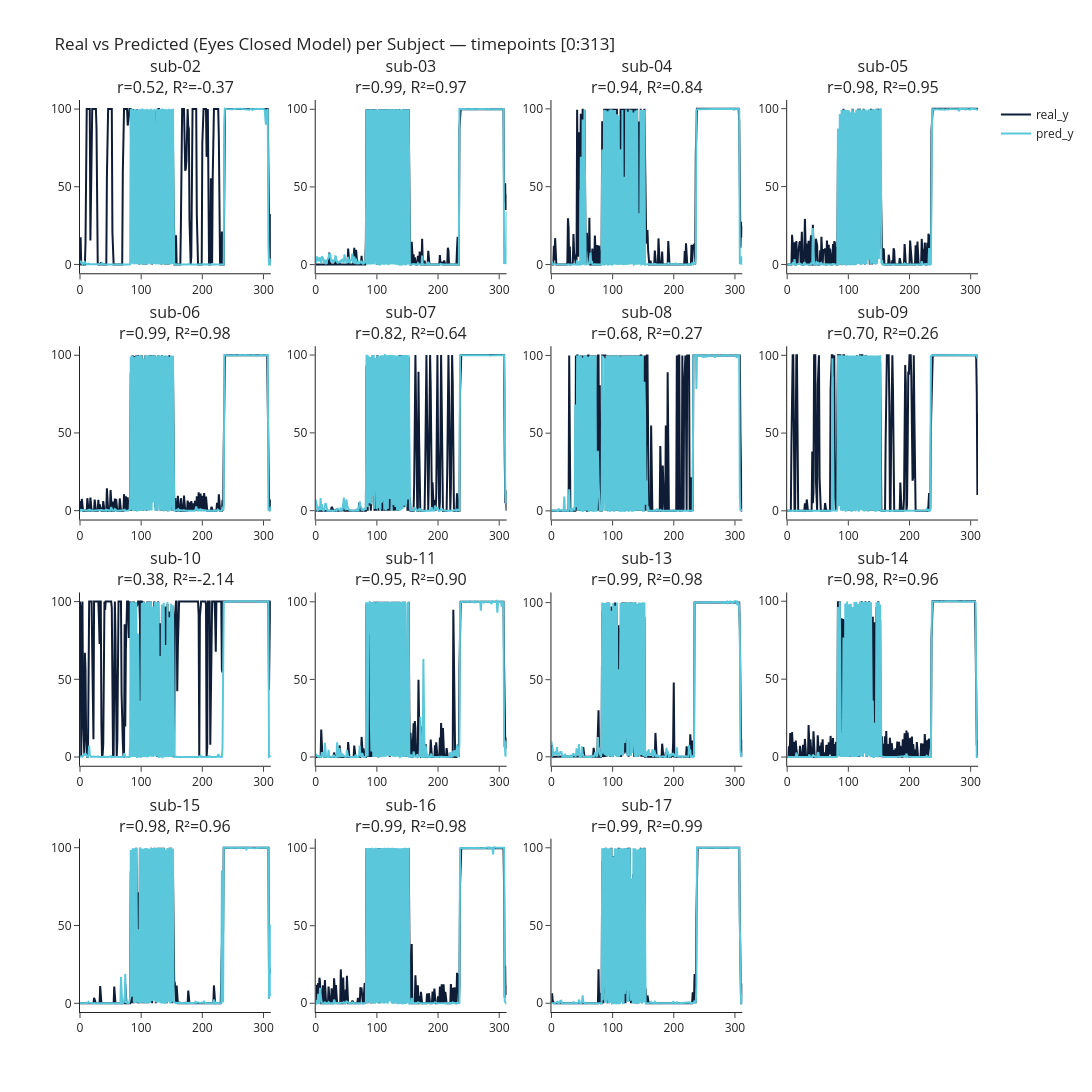

Notebook source saved alongside this figure:
### Code cell
plot_eyesclosed_predictions(evaluation_pretrained, n_timepoints=313, cols=4, time_window= None)

### Figure 1 — Plotly figure (JSON) as saved in the notebook; plotly's stock layout.template omitted (floating-point values rounded to 4 significant figures; data arrays with more than 128 entries replaced by an {"elided": "..."} marker saying what was removed)
{"data": [{"line": {"color": "#0E1C36", "width": 2}, "mode": "lines", "name": "real_y", "showlegend": true, "type": "scatter", "x": {"elided": "313 int values"}, "xaxis": "x", "y": {"elided": "313 float values"}, "yaxis": "y"}, {"line": {"color": "#5AC7DB", "width": 2}, "mode": "lines", "name": "pred_y", "showlegend": true, "type": "scatter", "x": {"elided": "313 int values"}, "xaxis": "x", "y": {"elided": "313 float values"}, "yaxis": "y"}, {"line": {"color": "#0E1C36", "width": 2}, "mode": "lines", "showlegend": false, "type": "scatter", "x": {"elided": "313 int values"}, "xaxis": "x2", "y": {"elided": "313 float values"}, "yaxis": "y2"}, {"line": {"color": "#5AC7DB", "width": 2}, "mode": "lines", "showlegend": false, "type": "scatter", "x": {"elided": "313 int values"}, "xaxis": "x2", "y": {"elided": "313 float values"}, "yaxis": "y2"}, {"line": {"color": "#0E1C36", "width": 2}, "mode": "lines", "showlegend": false, "type": "scatter", "x": {"elided": "313 int values"}, "xaxis": "x3", "y": {"elided": "313 float values"}, "yaxis": "y3"}, {"line": {"color": "#5AC7DB", "width": 2}, "mode": "lines", "showlegend": false, "type": "scatter", "x": {"elided": "313 int values"}, "xaxis": "x3", "y": {"elided": "313 float values"}, "yaxis": "y3"}, {"line": {"color": "#0E1C36", "width": 2}, "mode": "lines", "showlegend": false, "type": "scatter", "x": {"elided": "313 int values"}, "xaxis": "x4", "y": {"elided": "313 float values"}, "yaxis": "y4"}, {"line": {"color": "#5AC7DB", "width": 2}, "mode": "lines", "showlegend": false, "type": "scatter", "x": {"elided": "313 int values"}, "xaxis": "x4", "y": {"elided": "313 float values"}, "yaxis": "y4"}, {"line": {"color": "#0E1C36", "width": 2}, "mode": "lines", "showlegend": false, "type": "scatter", "x": {"elided": "313 int values"}, "xaxis": "x5", "y": {"elided": "313 float values"}, "yaxis": "y5"}, {"line": {"color": "#5AC7DB", "width": 2}, "mode": "lines", "showlegend": false, "type": "scatter", "x": {"elided": "313 int values"}, "xaxis": "x5", "y": {"elided": "313 float values"}, "yaxis": "y5"}, {"line": {"color": "#0E1C36", "width": 2}, "mode": "lines", "showlegend": false, "type": "scatter", "x": {"elided": "313 int values"}, "xaxis": "x6", "y": {"elided": "313 float values"}, "yaxis": "y6"}, {"line": {"color": "#5AC7DB", "width": 2}, "mode": "lines", "showlegend": false, "type": "scatter", "x": {"elided": "313 int values"}, "xaxis": "x6", "y": {"elided": "313 float values"}, "yaxis": "y6"}, {"line": {"color": "#0E1C36", "width": 2}, "mode": "lines", "showlegend": false, "type": "scatter", "x": {"elided": "313 int values"}, "xaxis": "x7", "y": {"elided": "313 float values"}, "yaxis": "y7"}, {"line": {"color": "#5AC7DB", "width": 2}, "mode": "lines", "showlegend": false, "type": "scatter", "x": {"elided": "313 int values"}, "xaxis": "x7", "y": {"elided": "313 float values"}, "yaxis": "y7"}, {"line": {"color": "#0E1C36", "width": 2}, "mode": "lines", "showlegend": false, "type": "scatter", "x": {"elided": "313 int values"}, "xaxis": "x8", "y": {"elided": "313 float values"}, "yaxis": "y8"}, {"line": {"color": "#5AC7DB", "width": 2}, "mode": "lines", "showlegend": false, "type": "scatter", "x": {"elided": "313 int values"}, "xaxis": "x8", "y": {"elided": "313 float values"}, "yaxis": "y8"}, {"line": {"color": "#0E1C36", "width": 2}, "mode": "lines", "showlegend": false, "type": "scatter", "x": {"elided": "313 int values"}, "xaxis": "x9", "y": {"elided": "313 float values"}, "yaxis": "y9"}, {"line": {"color": "#5AC7DB", "width": 2}, "mode": "lines", "showlegend": false, "type": "scatter", "x": {"elided": "313 int values"}, "xaxis": "x9", "y": {"elided": "313 float values"}, "yaxis": "y9"}, {"line": {"color": "#0E1C36", "width": 2}, "mode": "lines", "showlegend": false, "type": "scatter", "x": {"elided": "313 int values"}, "xaxis": "x10", "y": {"elided": "313 float values"}, "yaxis": "y10"}, {"line": {"color": "#5AC7DB", "width": 2}, "mode": "lines", "showlegend": false, "type": "scatter", "x": {"elided": "313 int values"}, "xaxis": "x10", "y": {"elided": "313 float values"}, "yaxis": "y10"}, {"line": {"color": "#0E1C36", "width": 2}, "mode": "lines", "showlegend": false, "type": "scatter", "x": {"elided": "313 int values"}, "xaxis": "x11", "y": {"elided": "313 float values"}, "yaxis": "y11"}, {"line": {"color": "#5AC7DB", "width": 2}, "mode": "lines", "showlegend": false, "type": "scatter", "x": {"elided": "313 int values"}, "xaxis": "x11", "y": {"elided": "313 float values"}, "yaxis": "y11"}, {"line": {"color": "#0E1C36", "width": 2}, "mode": "lines", "showlegend": false, "type": "scatter", "x": {"elided": "313 int values"}, "xaxis": "x12", "y": {"elided": "313 float values"}, "yaxis": "y12"}, {"line": {"color": "#5AC7DB", "width": 2}, "mode": "lines", "showlegend": false, "type": "scatter", "x": {"elided": "313 int values"}, "xaxis": "x12", "y": {"elided": "313 float values"}, "yaxis": "y12"}, {"line": {"color": "#0E1C36", "width": 2}, "mode": "lines", "showlegend": false, "type": "scatter", "x": {"elided": "313 int values"}, "xaxis": "x13", "y": {"elided": "313 float values"}, "yaxis": "y13"}, {"line": {"color": "#5AC7DB", "width": 2}, "mode": "lines", "showlegend": false, "type": "scatter", "x": {"elided": "313 int values"}, "xaxis": "x13", "y": {"elided": "313 float values"}, "yaxis": "y13"}, {"line": {"color": "#0E1C36", "width": 2}, "mode": "lines", "showlegend": false, "type": "scatter", "x": {"elided": "313 int values"}, "xaxis": "x14", "y": {"elided": "313 float values"}, "yaxis": "y14"}, {"line": {"color": "#5AC7DB", "width": 2}, "mode": "lines", "showlegend": false, "type": "scatter", "x": {"elided": "313 int values"}, "xaxis": "x14", "y": {"elided": "313 float values"}, "yaxis": "y14"}, {"line": {"color": "#0E1C36", "width": 2}, "mode": "lines", "showlegend": false, "type": "scatter", "x": {"elided": "313 int values"}, "xaxis": "x15", "y": {"elided": "313 float values"}, "yaxis": "y15"}, {"line": {"color": "#5AC7DB", "width": 2}, "mode": "lines", "showlegend": false, "type": "scatter", "x": {"elided": "313 int values"}, "xaxis": "x15", "y": {"elided": "313 float values"}, "yaxis": "y15"}], "layout": {"annotations": [{"font": {"size": 16}, "showarrow": false, "text": "sub-02<br>r=0.52, R²=-0.37", "x": 0.1062, "xanchor": "center", "xref": "paper", "y": 1, "yanchor": "bottom", "yref": "paper"}, {"font": {"size": 16}, "showarrow": false, "text": "sub-03<br>r=0.99, R²=0.97", "x": 0.3688, "xanchor": "center", "xref": "paper", "y": 1, "yanchor": "bottom", "yref": "paper"}, {"font": {"size": 16}, "showarrow": false, "text": "sub-04<br>r=0.94, R²=0.84", "x": 0.6313, "xanchor": "center", "xref": "paper", "y": 1, "yanchor": "bottom", "yref": "paper"}, {"font": {"size": 16}, "showarrow": false, "text": "sub-05<br>r=0.98, R²=0.95", "x": 0.8938, "xanchor": "center", "xref": "paper", "y": 1, "yanchor": "bottom", "yref": "paper"}, {"font": {"size": 16}, "showarrow": false, "text": "sub-06<br>r=0.99, R²=0.98", "x": 0.1062, "xanchor": "center", "xref": "paper", "y": 0.73, "yanchor": "bottom", "yref": "paper"}, {"font": {"size": 16}, "showarrow": false, "text": "sub-07<br>r=0.82, R²=0.64", "x": 0.3688, "xanchor": "center", "xref": "paper", "y": 0.73, "yanchor": "bottom", "yref": "paper"}, {"font": {"size": 16}, "showarrow": false, "text": "sub-08<br>r=0.68, R²=0.27", "x": 0.6313, "xanchor": "center", "xref": "paper", "y": 0.73, "yanchor": "bottom", "yref": "paper"}, {"font": {"size": 16}, "showarrow": false, "text": "sub-09<br>r=0.70, R²=0.26", "x": 0.8938, "xanchor": "center", "xref": "paper", "y": 0.73, "yanchor": "bottom", "yref": "paper"}, {"font": {"size": 16}, "showarrow": false, "text": "sub-10<br>r=0.38, R²=-2.14", "x": 0.1062, "xanchor": "center", "xref": "paper", "y": 0.46, "yanchor": "bottom", "yref": "paper"}, {"font": {"size": 16}, "showarrow": false, "text": "sub-11<br>r=0.95, R²=0.90", "x": 0.3688, "xanchor": "center", "xref": "paper", "y": 0.46, "yanchor": "bottom", "yref": "paper"}, {"font": {"size": 16}, "showarrow": false, "text": "sub-13<br>r=0.99, R²=0.98", "x": 0.6313, "xanchor": "center", "xref": "paper", "y": 0.46, "yanchor": "bottom", "yref": "paper"}, {"font": {"size": 16}, "showarrow": false, "text": "sub-14<br>r=0.98, R²=0.96", "x": 0.8938, "xanchor": "center", "xref": "paper", "y": 0.46, "yanchor": "bottom", "yref": "paper"}, {"font": {"size": 16}, "showarrow": false, "text": "sub-15<br>r=0.98, R²=0.96", "x": 0.1062, "xanchor": "center", "xref": "paper", "y": 0.19, "yanchor": "bottom", "yref": "paper"}, {"font": {"size": 16}, "showarrow": false, "text": "sub-16<br>r=0.99, R²=0.98", "x": 0.3688, "xanchor": "center", "xref": "paper", "y": 0.19, "yanchor": "bottom", "yref": "paper"}, {"font": {"size": 16}, "showarrow": false, "text": "sub-17<br>r=0.99, R²=0.99", "x": 0.6313, "xanchor": "center", "xref": "paper", "y": 0.19, "yanchor": "bottom", "yref": "paper"}], "height": 1280, "showlegend": true, "title": {"text": "Real vs Predicted (Eyes Closed Model) per Subject — timepoints [0:313]"}, "width": 1800, "xaxis": {"anchor": "y", "domain": [0, 0.2125]}, "xaxis10": {"anchor": "y10", "domain": [0.2625, 0.475]}, "xaxis11": {"anchor": "y11", "domain": [0.525, 0.7375]}, "xaxis12": {"anchor": "y12", "domain": [0.7875, 1]}, "xaxis13": {"anchor": "y13", "domain": [0, 0.2125]}, "xaxis14": {"anchor": "y14", "domain": [0.2625, 0.475]}, "xaxis15": {"anchor": "y15", "domain": [0.525, 0.7375]}, "xaxis16": {"anchor": "y16", "domain": [0.7875, 1]}, "xaxis2": {"anchor": "y2", "domain": [0.2625, 0.475]}, "xaxis3": {"anchor": "y3", "domain": [0.525, 0.7375]}, "xaxis4": {"anchor": "y4", "domain": [0.7875, 1]}, "xaxis5": {"anchor": "y5", "domain": [0, 0.2125]}, "xaxis6": {"anchor": "y6", "domain": [0.2625, 0.475]}, "xaxis7": {"anchor": "y7", "domain": [0.525, 0.7375]}, "xaxis8": {"anchor": "y8", "domain": [0.7875, 1]}, "xaxis9": {"anchor": "y9", "domain": [0, 0.2125]}, "yaxis": {"anchor": "x", "domain": [0.81, 1]}, "yaxis10": {"anchor": "x10", "domain": [0.27, 0.46]}, "yaxis11": {"anchor": "x11", "domain": [0.27, 0.46]}, "yaxis12": {"anchor": "x12", "domain": [0.27, 0.46]}, "yaxis13": {"anchor": "x13", "domain": [0, 0.19]}, "yaxis14": {"anchor": "x14", "domain": [0, 0.19]}, "yaxis15": {"anchor": "x15", "domain": [0, 0.19]}, "yaxis16": {"anchor": "x16", "domain": [0, 0.19]}, "yaxis2": {"anchor": "x2", "domain": [0.81, 1]}, "yaxis3": {"anchor": "x3", "domain": [0.81, 1]}, "yaxis4": {"anchor": "x4", "domain": [0.81, 1]}, "yaxis5": {"anchor": "x5", "domain": [0.54, 0.73]}, "yaxis6": {"anchor": "x6", "domain": [0.54, 0.73]}, "yaxis7": {"anchor": "x7", "domain": [0.54, 0.73]}, "yaxis8": {"anchor": "x8", "domain": [0.54, 0.73]}, "yaxis9": {"anchor": "x9", "domain": [0.27, 0.46]}}}
